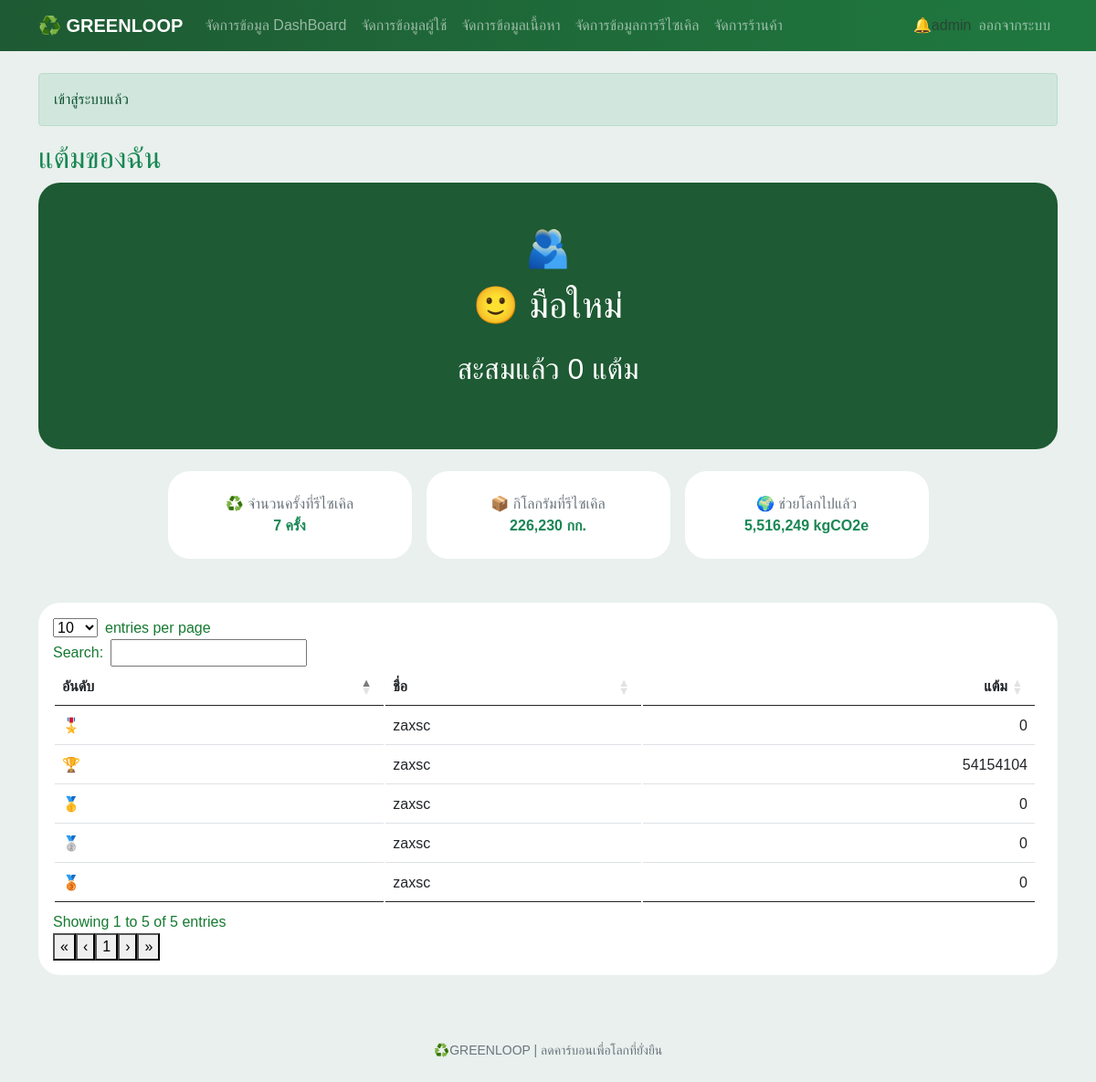
The app's page /points.php (signed in) with its own data.
### tables this page shows
CREATE TABLE `users` (
  `id` int(11) NOT NULL,
  `name` varchar(200) NOT NULL,
  `phone` varchar(10) NOT NULL,
  `email` varchar(200) NOT NULL,
  `points` int(11) NOT NULL,
  `wallet_balance` decimal(12,2) NOT NULL DEFAULT 0.00,
  `password` varchar(200) NOT NULL,
  `question` varchar(200) NOT NULL,
  `answer` varchar(200) NOT NULL,
  `role` enum('admin','user','','') NOT NULL DEFAULT 'user',
  `status` enum('active','suspended','','') NOT NULL
);

### init.php (called while the page is built, shortened)
<?php
function me(){
    return !empty($_SESSION['uid']?? '') ? ($_SESSION['user']?? '') :null;
}
require_once __DIR__ . '/header.php';

### controller/points.php (called while the page is built, shortened)
<?php
require_once __DIR__ . '/../init.php';
$sumRecycles = $db->query("SELECT COUNT(*) as n, COALESCE(SUM(weight_kg), 0) as kg , COALESCE(SUM(co2_kg), 0) as co2 FROM recycles where STATUS = 'done'")->fetch_assoc();
$topUser = $db->query("SELECT id,name,points FROM users WHERE role = 'user' AND status = 'active' ORDER BY users.id ASC LIMIT 5")->fetch_all(MYSQLI_ASSOC);

### points.php (the view, shortened to what this page needs)
 <?php
 require 'init.php';
require 'controller/points.php';
$medals = ['🏆','🎖️','🥇','🥈','🥉'];
$points = (int)  $u['points'];
$currentLevel = $points >= 600 ? '🌍 Net Zero Hero' :
    ($points >= 300 ? '🌳 ต้นไม้' :
    ($points >= 100 ? '🌱 ต้นกล้า' :
        '🙂 มือใหม่'
    ));
?>
<div class="hero mb-4">
    <div class="text-center">
        <h2 class="fs-1">🫂</h2>
        <p class="fs-1"><?= $currentLevel?></p>
        <p class="fs-2">สะสมแล้ว <?= $points?> แต้ม</p>
    </div>
</div>
    <div class="row g-3 justify-content-center">
        <div class="col-lg-3 text-center">
            <div class="card card-body h-100 p-4">
                <span class="text-muted">♻️ จำนวนครั้งที่รีไซเคิล</span>
                <strong class="text-success"><?= number_format($sumRecycles['n'])?> ครั้ง</strong>
            </div>
        </div>
        <div class="col-lg-3  text-center">
            <div class="card card-body h-100 p-4">
                <span class="text-muted">📦 กิโลกรัมที่รีไซเคิล</span>
                <strong class="text-success"><?= number_format($sumRecycles['kg'])?> กก.</strong>
            </div>
        </div>
        <div class="col-lg-3  text-center">
            <div class="card card-body h-100 p-4">
                <span class="text-muted">🌍 ช่วยโลกไปแล้ว</span>
                <strong class="text-success"><?= number_format($sumRecycles['co2'])?> kgCO2e</strong>
            </div>
        </div>
    </div>
<div class="card card-body mt-5">
    <table id="points_table" class="table table-stripped bg-white">
        <thead>
            <tr>
                <th>อันดับ</th>
                <th>ชื่อ</th>
                <th class="text-end">แต้ม</th>
            </tr>
        </thead>
        <tbody>
            <?php foreach($topUser as $i => $t): ?>
                <tr class="<?= $t['id'] == $u['id'] ? 'table-success': '' ?>">
                    <td><?= $medals[$i]?></td>
                    <td><?= $t['name']?></td>
                    <td class="text-end"><?= $t['points']?></td>
                </tr>
            <?php endforeach; ?>
        </tbody>
    </table>
</div>

### assets/style.css (style rules this page uses)
:root { --green:#167a31 ; --deep-green: #1e5a33 ; --soft-green: #e9f0ed; }
body { color: #294536; background: #e9f0ed; font-family: 'Leelawade', Tahoma , sans-serif; }
.hero { color: #fff; background: linear-gradient(140deg, var(--deep-green), #1e5a33); border-radius: 24px; padding: clamp(24px, 5vw, 48px) 32px; }
.card, .impact-card { color: var(--green); border: 0; border-radius: 24px; box-shadow: 0 3px 12px, #181919bc; }

### records on screen
users: i "🏆", name "zaxsc", points "54154104"
users: i "🎖️", name "zaxsc", points "0"
users: i "🥇", name "zaxsc", points "0"
users: i "🥈", name "zaxsc", points "0"
users: i "🥉", name "zaxsc", points "0"

### other values on screen
$u['name'] "admin"
$_SESSION['flash'][0] "เข้าสู่ระบบแล้ว"
$title "แต้มของฉัน"
$currentLevel "🙂 มือใหม่"
$points "0"
$sumRecycles['n'] "7"
$sumRecycles['kg'] "226,230"
$sumRecycles['co2'] "5,516,249"
